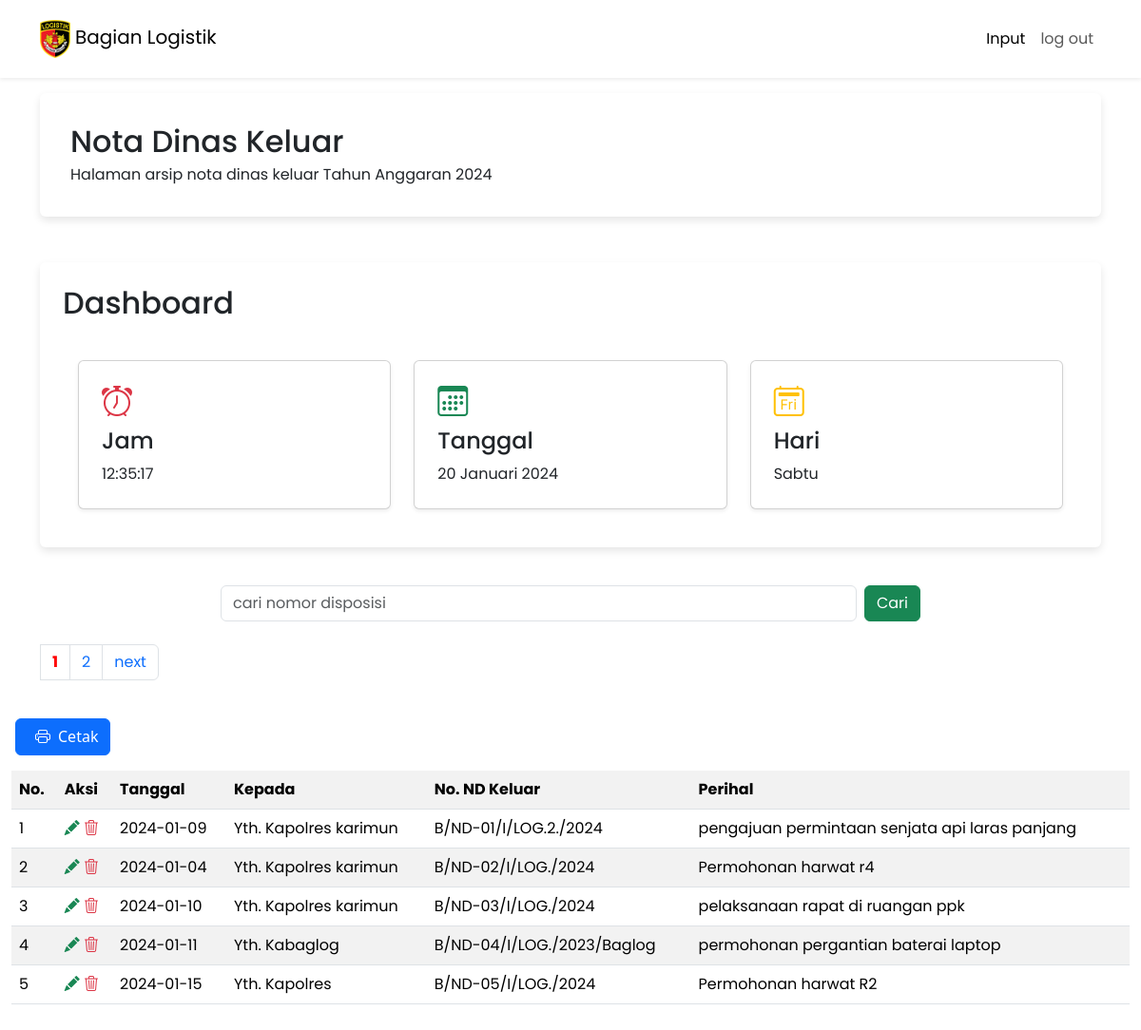
The app's page /index.php (signed in) with its own data.
### tables this page shows
CREATE TABLE `mahasiswa` (
  `id` int(11) NOT NULL,
  `kepada` varchar(100) DEFAULT NULL,
  `perihal` char(250) DEFAULT NULL,
  `no_ndkeluar` varchar(100) DEFAULT NULL,
  `tanggal` varchar(100) DEFAULT NULL
);

### functions.php (called while the page is built, shortened)
<?php
$conn = mysqli_connect("localhost", "root", "", "web_notadinas");
function query($query)
{
    global $conn;
    $result = mysqli_query($conn, $query);
    $rows = [];
    while ($row = mysqli_fetch_assoc($result)) {
        $rows[] = $row;
    }
    return $rows;
}

### index.php (the view, shortened to what this page needs)
<?php
require 'functions.php';
$jumlahDataPerhalaman = 5;
$jumlahData = count(query("SELECT * FROM mahasiswa"));
$jumlahHalaman = ceil($jumlahData / $jumlahDataPerhalaman);
$halamanAktif = (isset($_GET["halaman"])) ? $_GET["halaman"] : 1;
$awalData = ($jumlahDataPerhalaman * $halamanAktif) - $jumlahDataPerhalaman;
$mahasiswa = query("SELECT * FROM mahasiswa LIMIT $awalData, $jumlahDataPerhalaman");
?>
<!DOCTYPE html>
<html lang="en">
<head>
    <link href="https://cdn.jsdelivr.net/npm/bootstrap@5.3.2/dist/css/bootstrap.min.css" rel="stylesheet">
    <link rel="stylesheet" href="style.css">
    <link rel="stylesheet" href="https://cdn.jsdelivr.net/npm/bootstrap-icons@1.11.2/font/bootstrap-icons.min.css">
</head>
<body>
    <nav class="navbar navbar-expand-lg navbar-light shadow-sm p-3 mb-3">
        <div class="container">
            <a class="navbar-brand" href="#">
                <img src="img/logo.png" alt="Logo" height="40">
                Bagian Logistik
            </a>
            <div class="collapse navbar-collapse justify-content-end" id="navbarNav">
                <ul class="navbar-nav">
                    <li class="nav-item">
                        <a class="nav-link active" aria-current="page" href="tambah.php">Input</a>
                    </li>
                    <li class="nav-item">
                        <a class="nav-link" href="logout.php">log out</a>
                    </li>
                </ul>
            </div>
        </div>
    </nav>
    <div class="container">
        <div class="card jumbotron p-3">
            <div class="card-body">
                <div class="row">
                    <div class="col-md-8">
                        <h2 class="card-title">Nota Dinas Keluar</h2>
                        <p class="card-subtitle">Halaman arsip nota dinas keluar Tahun Anggaran 2024</p>
                    </div>
                    <div class="col-md-4">
                    </div>
                </div>
            </div>
        </div>
    </div>
    <section>
        <div class="container mt-5">
            <div class="card kartu p-2 mb-3 rounded">
                <div class="card-body">
                    <h2 class="card-title">Dashboard</h2>
                    <div class="row p-3">
                        <div class="col-md-4">
                            <div class="card p-2 shadow-sm bg-body mt-3">
                                <div class="card-body">
                                    <h2 class="text-danger"><i class="bi bi-alarm"></i></h2>
                                    <h4 class="card-title">Jam</h4>
                                    <p class="card-text" id="clock">00</p>
                                </div>
                            </div>
                        </div>
                        <div class="col-md-4">
                            <div class="card p-2 shadow-sm bg-body mt-3">
                                <div class="card-body">
                                    <h2 class="text-success"><i class="bi bi-calendar3"></i></h2>
                                    <h4 class="card-title">Tanggal</h4>
                                    <p class="card-text" id="date">00</p>
                                </div>
                            </div>
                        </div>
                        <div class="col-md-4">
                            <div class="card p-2 shadow-sm bg-body mt-3">
                                <div class="card-body">
                                    <h2 class="text-warning"><i class="bi bi-calendar2-day"></i></h2>
                                    <h4 class="card-title">Hari</h4>
                                    <p class="card-text" id="day">00</p>
                                </div>
                            </div>
                        </div>
                    </div>
                </div>
            </div>
        </div>
    </section>
    <br>
    <div class="container">
        <div class="row custom-search">
            <div class="col-md-8">
                <form action="" method="post" class="d-flex">
                    <input type="text" class="form form-control me-2" name="keyword" size="50" autofocus placeholder="cari nomor disposisi" autocomplete="off">
                    <button class="btn btn-success" type="submit" name="cari">Cari</button>
                </form>
            </div>
        </div>
    </div>
    <br>
    <div class="container">
        <nav aria-label="Page navigation example">
            <ul class="pagination">
            <?php for ($i = 1; $i <= $jumlahHalaman; $i++) : ?>
                <?php if ($i == $halamanAktif) : ?>
                    <li class="page-itemm"><a class="page-link" href="?halaman=<?= $i; ?>" style="font-weight: bold; color:red;"><?= $i; ?></a></li>
                <?php else : ?>
                    <li class="page-item">
                        <a class="page-link" href="?halaman=<?= $i; ?>"><?= $i; ?></a>
                    </li>
                <?php endif; ?>
            <?php endfor; ?>
            <?php if ($halamanAktif < $jumlahHalaman) : ?>
                <li class="page-item">
                    <a class="page-link" href="?halaman=<?= $halamanAktif + 1; ?>">next</a>
                </li>
            <?php endif; ?>
            </ul>
        </nav>
    </div>
    <br>
    <a href="cetak.php" class="btn btn-primary mb-2 mx-3"><i class="bi bi-printer mx-2"></i>Cetak</a>
    <div class="container-fluid">
        <div class="table-responsive">
            <table class="table table-striped mb-5 mt-2">
                <tr>
                    <th>No.</th>
                    <th>Aksi</th>
                    <th>Tanggal</th>
                    <th>Kepada</th>
                    <th>No. ND Keluar</th>
                    <th>Perihal</th>
                </tr>
                <?php $i = 1; ?>
                <?php foreach ($mahasiswa as $row) : ?>
                    <tr>
                        <td><?= $i; ?></td>
                        <td>
                            <a class="text-decoration-none text-success" href="ubah.php?id=<?= $row["id"]; ?>"><i class="bi bi-pencil-fill"></i></a>
                            <a class="text-decoration-none text-danger" href="hapus.php?id=<?= $row["id"];  ?>" onclick="return confirm('Yakin?');"><i class="bi bi-trash3"></i></a>
                        </td>
                        <td><?= $row['tanggal']; ?></td>
                        <td><?= $row["kepada"]; ?></td>
                        <td><?= $row["no_ndkeluar"]; ?></td>
                        <td><?= $row["perihal"]; ?></td>
                    </tr>
                    <?php $i++; ?>
                <?php endforeach; ?>
            </table>
        </div>
    </div>
</body>
</html>

### style.css (style rules this page uses)
* { font-family: 'Poppins', sans-serif; }
.custom-search { display: flex; justify-content: center; align-items: center; }
.kartu { box-shadow: 0 4px 8px rgba(0, 0, 0, 0.1); border: none; }

### index.php (style rules this page uses)
.jumbotron { border: none; box-shadow: 0 4px 8px rgba(0, 0, 0, 0.1); }
.kartu { box-shadow: 0 4px 8px rgba(0, 0, 0, 0.1); border: none; }

### records on screen
mahasiswa: tanggal "2024-01-09", kepada "Yth. Kapolres karimun", no_ndkeluar "B/ND-01/I/LOG.2./2024", perihal "pengajuan permintaan senjata api laras panjang"
mahasiswa: tanggal "2024-01-04", kepada "Yth. Kapolres karimun", no_ndkeluar "B/ND-02/I/LOG./2024", perihal "Permohonan harwat r4"
mahasiswa: tanggal "2024-01-10", kepada "Yth. Kapolres karimun", no_ndkeluar "B/ND-03/I/LOG./2024", perihal "pelaksanaan rapat di ruangan ppk"
mahasiswa: tanggal "2024-01-11", kepada "Yth. Kabaglog", no_ndkeluar "B/ND-04/I/LOG./2023/Baglog", perihal "permohonan pergantian baterai laptop"
mahasiswa: tanggal "2024-01-15", kepada "Yth. Kapolres", no_ndkeluar "B/ND-05/I/LOG./2024", perihal "Permohonan harwat R2"
